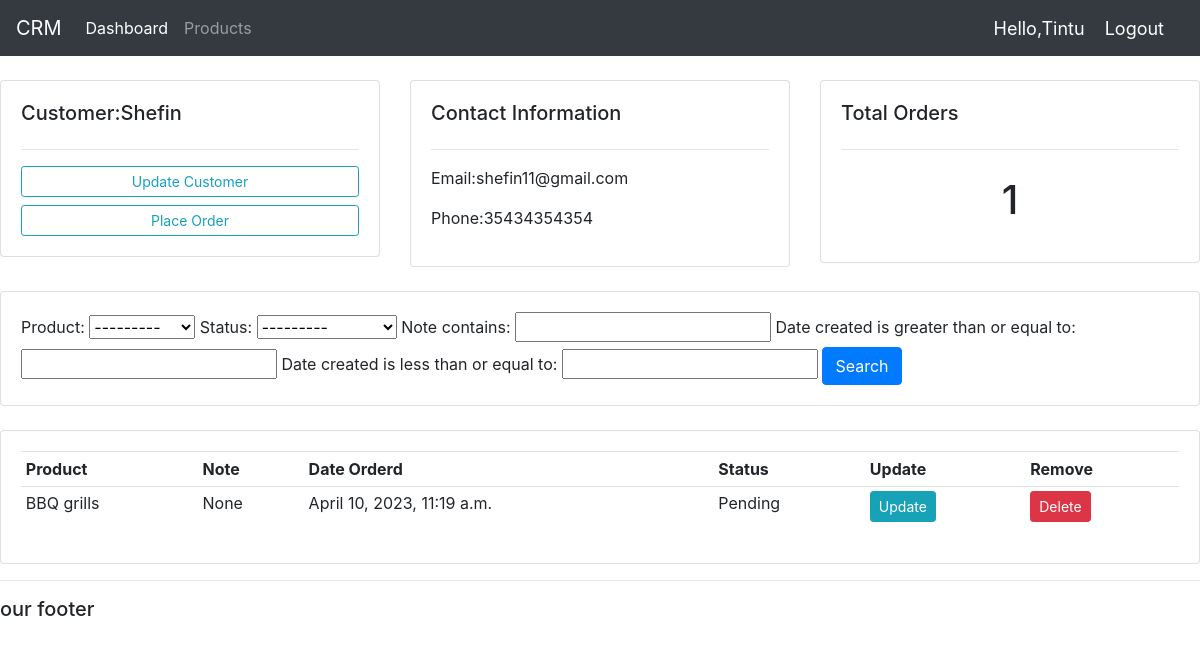
Screenshot of /customer/3 (signed in) with the database file from the repository.
### myapp/models.py (models this page shows, shortened)
class Customer(models.Model):
    user = models.OneToOneField(User,null=True,blank=True,on_delete=models.CASCADE)
    name = models.CharField(max_length=100,null=True)
    phone = models.CharField(max_length=200,null=True)
    email = models.CharField(max_length=200,null=True)
    profile_pic = models.ImageField(default="profile1.png", null=True,blank=True)
    date_created = models.DateTimeField(auto_now_add=True)

class Order(models.Model):
    STATUS = (
        ('Pending','Pending'),
        ('Out for delivery','Out for delivery'),
        ('Delivered','Delivered')
    )
    customer = models.ForeignKey(Customer,null=True,on_delete=models.SET_NULL)
    product = models.ForeignKey(Product,null=True,on_delete=models.SET_NULL)
    date_created = models.DateTimeField(auto_now_add=True)
    status = models.CharField(max_length=200,null=True,choices=STATUS)
    note = models.CharField(max_length=1000,null=True)
    class Meta:
        ordering = ['-date_created']

class Product(models.Model):
    CATEGORY = (
        ('Indoor','Indoor'),
        ('Outdoor','Outdoor')
    )
    name = models.CharField(max_length=100,null=True)
    price = models.FloatField(null = True)
    category = models.CharField(max_length=100,null=True,choices=CATEGORY)
    description = models.TextField(null=True)
    date_created = models.DateTimeField(auto_now_add=True)
    tags = models.ManyToManyField(Tag)
    def __str__(self):
       return self.name

### myapp/decorators.py (the view)
        def wrapper_func(request,*args,**kwargs):
            group = None
            if request.user.groups.exists():
                group = request.user.groups.all()[0].name
            if group in allowed_roles:
                print('working',allowed_roles)
                return view_func(request,*args,**kwargs)
            else:
                return HttpResponse("you are not authorized")

### myapp/views.py (called while the page is built)
@login_required(login_url='login')
@allowed_users(allowed_roles=['admin'])
def customer(request,pk):
    customer = Customer.objects.get(id=pk)
    orders = customer.order_set.all()
    order_count = orders.count()
    myFilter = orderFilter(request.GET,queryset=orders)
    orders = myFilter.qs
    myFilter = orderFilter(request.GET,queryset=orders)
    orders = myFilter.qs
    context = {'customer':customer,'orders':orders,'order_count':order_count,'myFilter':myFilter}
    return render(request,'myapp/customer.html',context)

### myapp/templates/myapp/customer.html
{% extends 'myapp/main.html' %}
{% block content %}
<br>
<div class="row">
	<div class="col-md">
		<div class="card card-body">
			<h5>Customer:{{customer.name}}</h5>
			<hr>
			<a class="btn btn-outline-info  btn-sm btn-block" href="">Update Customer</a>
			<a class="btn btn-outline-info  btn-sm btn-block" href="{% url 'create_order' customer.id %}">Place Order</a>
		</div>
	</div>
	<div class="col-md">
		<div class="card card-body">
			<h5>Contact Information</h5>
			<hr>
			<p>Email:{{customer.email}} </p>
			<p>Phone:{{customer.phone}}</p>
		</div>
	</div>
	<div class="col-md">
		<div class="card card-body">
			<h5>Total Orders</h5>
			<hr>
			<h1 style="text-align: center;padding: 10px">{{order_count}}</h1>
		</div>
	</div>
</div>
<br>
<div class="row">
	<div class="col">
		<div class="card card-body">
			<form method="get">
		       {{myFilter.form}}
		    <button class="btn btn-primary" type="submit">Search</button>
		  </form>
		</div>
	</div>
</div>
<br>
<div class="row">
	<div class="col-md">
		<div class="card card-body">
			<table class="table table-sm">
				<tr>
					<th>Product</th>
					<th>Note</th>
					<th>Date Orderd</th>
					<th>Status</th>
					<th>Update</th>
					<th>Remove</th>
				</tr>
				{% for order in orders %}
					<tr>
						<td>{{order.product}}</td>
						<td>{{order.note}}</td>
						<td>{{order.date_created}}</td>
						<td>{{order.status}}</td>
						<td><a class="btn btn-sm btn-info" href="{% url 'update_order' order.id %}">Update</a></td>
                        <td><a class="btn btn-sm btn-danger" href="{% url 'delete_order' order.id %}">Delete</a></td>
					</tr>
				{% endfor %}
			</table>
		</div>
	</div>
</div>
{% endblock content %}

### myapp/templates/myapp/navbar.html (shortened to what this page needs)
<nav class="navbar navbar-expand-lg navbar-dark bg-dark">
    <a class="navbar-brand" href="#">CRM</a>
    <div class="collapse navbar-collapse" id="navbarNav">
      <ul class="navbar-nav">
        {% if request.user.is_staff %}
        <li class="nav-item active">
          <a class="nav-link" href="{% url 'home' %}">Dashboard</a>
        </li>
        <li class="nav-item">
          <a class="nav-link" href="{% url 'products' %}">Products</a>
        </li>
        {% else %}
        <li class="nav-item">
          <a class="nav-link" href="{% url 'account' %}">Settings</a>
        </li>
        {% endif %}
      </ul>
    </div>
    <span class="hello-msg">Hello,{{request.user}} </span>
    <span><a class="hello-msg" href="{% url 'logout' %}">Logout</a></span>
  </nav>

### myapp/templates/myapp/navbar.html (style rules this page uses)
.hello-msg { font-size: 18px; color: #fff; margin-right: 20px; }

### rows the page displays
Customer: name "Shefin", email "shefin11@gmail.com", phone "35434354354"
Order: product "BBQ grills", note "None", date_created "April 10, 2023, 11:19 a.m.", status "Pending"

### other values shown
{{ request.user }} "Tintu"
{{ order_count }} "1"
